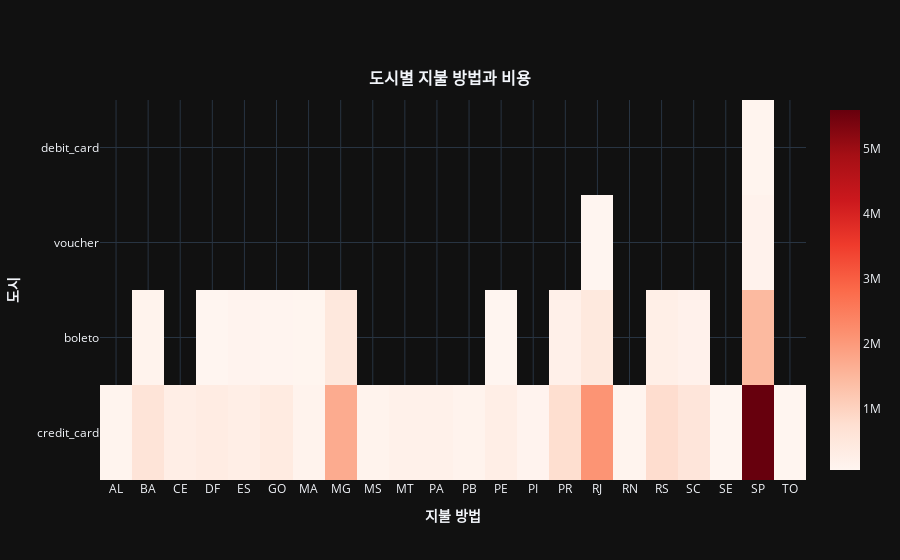

Source (notebook cell):
### Code cell
layout = {
    'title':  {
            "text": "<b>도시별 지불 방법과 비용</b>",
            "x": 0.5,
            "y": 0.87,
            "font": {
                "size": 16
            }
    },
    'xaxis': {
        'title': '<b>지불 방법</b>',
        'showticklabels':True,
        'dtick': 1
    },
    "yaxis": {
        "title": "<b>도시</b>"
    },
    "template":'plotly_dark'
}
products_state_payment_value.iplot(kind = 'heatmap', x = 'customer_state', y = 'payment_type', z = 'payment_value', colorscale = 'Reds', layout = layout)

# 기준을 5만헤알 이상으로 정했으나 역시나 상파울루가 압도적임
# 아예 상파울루를 지우기로 했음

### Figure 1 — Plotly figure (JSON) as saved in the notebook; plotly's stock layout.template omitted (floating-point values rounded to 4 significant figures)
{"data": [{"colorscale": [[0, "rgb(255,245,240)"], [0.125, "rgb(254,224,210)"], [0.25, "rgb(252,187,161)"], [0.375, "rgb(252,146,114)"], [0.5, "rgb(251,106,74)"], [0.625, "rgb(239,59,44)"], [0.75, "rgb(203,24,29)"], [0.875, "rgb(165,15,21)"], [1, "rgb(103,0,13)"]], "type": "heatmap", "x": ["AL", "BA", "BA", "CE", "DF", "DF", "ES", "ES", "GO", "GO", "MA", "MA", "MG", "MG", "MS", "MT", "PA", "PB", "PE", "PE", "PI", "PR", "PR", "RJ", "RJ", "RJ", "RN", "RS", "RS", "SC", "SC", "SE", "SP", "SP", "SP", "SP", "TO"], "y": ["credit_card", "boleto", "credit_card", "credit_card", "boleto", "credit_card", "boleto", "credit_card", "boleto", "credit_card", "boleto", "credit_card", "boleto", "credit_card", "credit_card", "credit_card", "credit_card", "credit_card", "boleto", "credit_card", "credit_card", "boleto", "credit_card", "boleto", "credit_card", "voucher", "credit_card", "boleto", "credit_card", "boleto", "credit_card", "credit_card", "boleto", "credit_card", "debit_card", "voucher", "credit_card"], "z": [89400.0, 126800.0, 612700.0, 276000.0, 63920.0, 343700.0, 106000.0, 278100.0, 76470.0, 394700.0, 66420.0, 124100.0, 484200.0, 1707000.0, 124000.0, 199200.0, 187300.0, 116300.0, 53900.0, 291800.0, 105500.0, 220000.0, 768400.0, 458600.0, 2103000.0, 54280.0, 89490.0, 257000.0, 796100.0, 170000.0, 567600.0, 63580.0, 1458000.0, 5601000.0, 101100.0, 151700.0, 53360.0], "zmax": 5601000.0, "zmin": 53360.0}], "layout": {"title": {"font": {"size": 16}, "text": "<b>도시별 지불 방법과 비용</b>", "x": 0.5, "y": 0.87}, "xaxis": {"dtick": 1, "showticklabels": true, "title": {"text": "<b>지불 방법</b>"}}, "yaxis": {"title": {"text": "<b>도시</b>"}}}}
